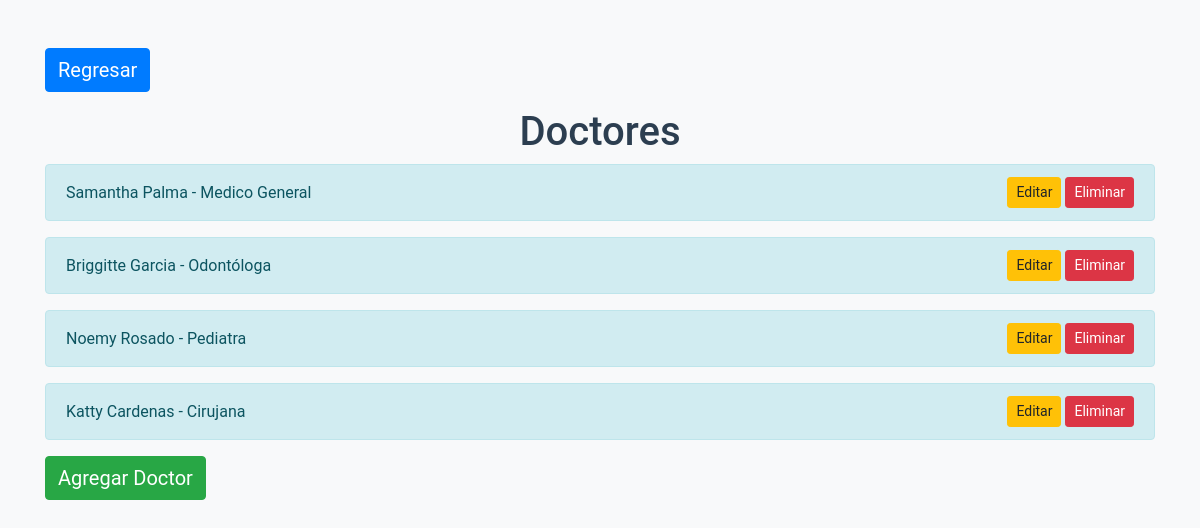
The app's page /doctores/, older data.
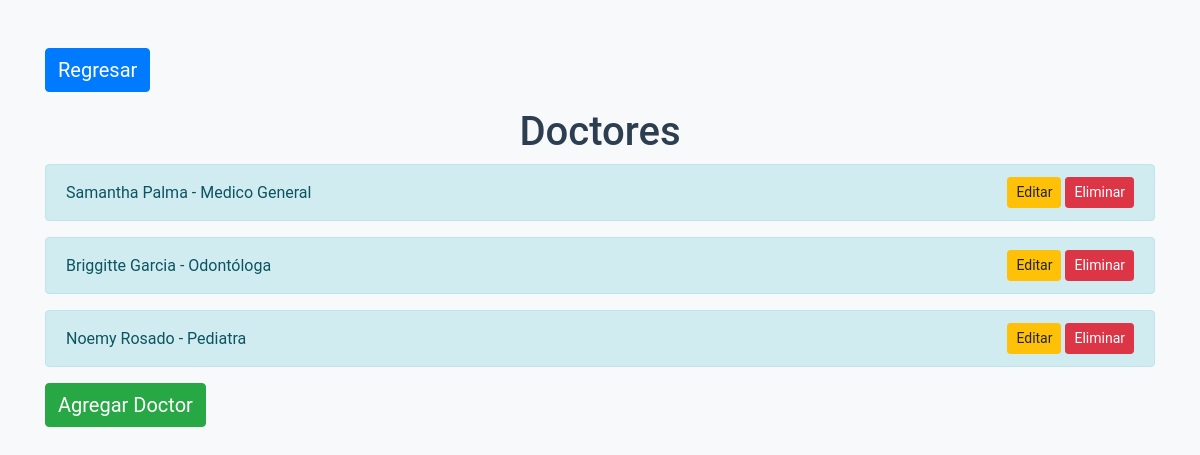
The same page, newer data.
### core/models.py (models this page shows, shortened)
class Doctor(models.Model):
    nombre = models.CharField(max_length=100)
    especialidad = models.CharField(max_length=100)

### core/views.py (the view)
# urls.py: path('doctores/', views.lista_doctores, name='lista_doctores'),
def lista_doctores(request):
    doctores = Doctor.objects.all()
    return render(request, 'core/lista_doctores.html', {'doctores': doctores})

### core/templates/core/lista_doctores.html (shortened to what this page needs)
{% load static %}
<!DOCTYPE html>
<html>
<head>
    <link href="https://maxcdn.bootstrapcdn.com/bootstrap/4.0.0/css/bootstrap.min.css" rel="stylesheet">
    <link href="{% static 'core/styles.css' %}" rel="stylesheet">
</head>
<body>
    <div class="container mt-5">
        <a href="{% url 'home' %}" class="btn btn-primary mb-3">Regresar</a>
        <h1 class="text-center">Doctores</h1>
        {% for doctor in doctores %}
            <div class="alert alert-info d-flex justify-content-between align-items-center" role="alert">
                <span>{{ doctor.nombre }} - {{ doctor.especialidad }}</span>
                <span>
                    <a href="{% url 'editar_doctor' doctor.pk %}" class="btn btn-warning btn-sm">Editar</a>
                    <form action="{% url 'eliminar_doctor' doctor.pk %}" method="post" style="display:inline;">
                        <button type="submit" class="btn btn-danger btn-sm">Eliminar</button>
                    </form>
                </span>
            </div>
        {% endfor %}
        <a href="{% url 'nuevo_doctor' %}" class="btn btn-success">Agregar Doctor</a>
    </div>
</body>
</html>

Row changes from the older to the newer data that the page shows:
removed Doctor: nombre "Katty Cardenas", especialidad "Cirujana"
